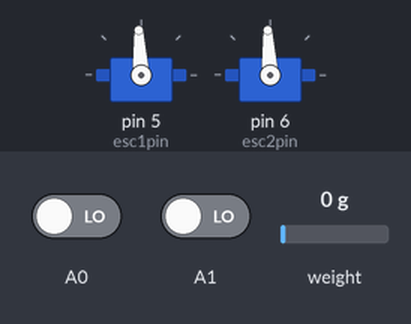
Recording of a sketch running on a simulated Arduino Uno, built with avr-gcc and run on an emulated ATmega328P. Parts: 2 × servo. Inputs (shaded band) come from the test bench; at power-on: A0 LOW, A1 LOW, weight on the scale 0 g. Storage starts empty; what the sketch prints to the serial monitor is not drawn.

Above: at 2.1 s.
At 4.2 s:
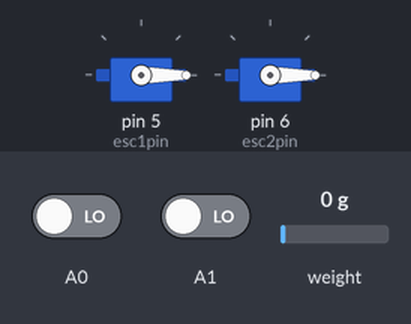
Timing chart, 0 to 5.7 s (numbered marks = the images above):
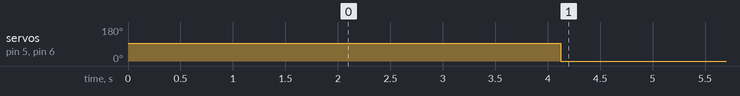

Measured:
- by itself, servo on pin 5 (esc1pin), servo on pin 6 (esc2pin): 93° → 0° at 4.1 s

The sketch:

PsuedoROV_arduinoCode.ino
```cpp
#include <Wire.h>
#include <SPI.h>
#include <SD.h>
#include <Servo.h>
#include "RTClib.h"
#include <HX711_ADC.h>
#include <HX711.h>
#define DOUT  3
#define CLK  2
#define LED_PIN 9
#define thrustLED 8
#define maxReading 20.0

#define PWMmax_R 1100
#define PWMmax_F 1900
#define stallPWM 1500
#define commonThrustPower 75
#define thrustTime 5000
#define loadCellFrequency 10 //in Hz

byte esc1pin=5;
byte esc2pin=6;

Servo ESC1;
Servo ESC2;

HX711 scale;


byte m1PWM = (A0); //M1 PWM values
byte m2PWM = (A1);

int pwm_value;

// change this to match your SD shield or module;
const int chipSelect = 10;

File myFile;

float calibration_factor = 20000.21; //-7050 worked for my 440lb max scale setup
unsigned long StartTime = millis(); //Is it okay to do this?

void setup() {
  // put your setup code here, to run once:
  //Serial.begin(9600);

  //Initialize Load Cell
   Wire.begin();

  scale.begin(DOUT, CLK);

  scale.set_scale();
  scale.tare(); //Reset the scale to 0
  long zero_factor = scale.read_average();


  //Init Thrusters
  Serial.begin(57600);
  ESC1.attach(esc1pin);
  ESC2.attach(esc2pin);
  stopThrust();

  //Get motor inputs from Pixhawk
  pinMode(m1PWM,INPUT);
  pinMode(m2PWM,INPUT);
  //Serial.print("Thrusters initalized");

  //Initialize SD Card
  Serial.print("Initializing SD card...");
  if (!SD.begin()) {
    Serial.println("initialization failed!");
    return;
  }
  Serial.println("initialization done.");


}

void loop() {
  // put your main code here, to run repeatedly:
   myFile = SD.open("test.txt", FILE_WRITE);


  scale.set_scale(calibration_factor); //Adjust to this calibration factor
  float reading = scale.get_units();

  float motor1=pulseIn(m1PWM,HIGH); //should these be floats
  float motor2=pulseIn(m2PWM,HIGH);
  motorInput(motor1,motor2); //Get PWM values from pulse in


 unsigned long CurrentTime = millis();
 unsigned long ElapsedTime = CurrentTime - StartTime;

 delay(1000); //allow for motors
 myFile.println("Time: " + String(ElapsedTime)+ "LoadCell Reading: " + String(reading)+ "Motor 1 PWM: " +String(motor1)+ "Motor 2 PWM: " +String(motor2));
 myFile.close();

}
void stopThrust() {
  motorInput(stallPWM, stallPWM);
}

void motorInput(int one, int two) {
  ESC1.writeMicroseconds(one);
  ESC2.writeMicroseconds(two);
}
```
